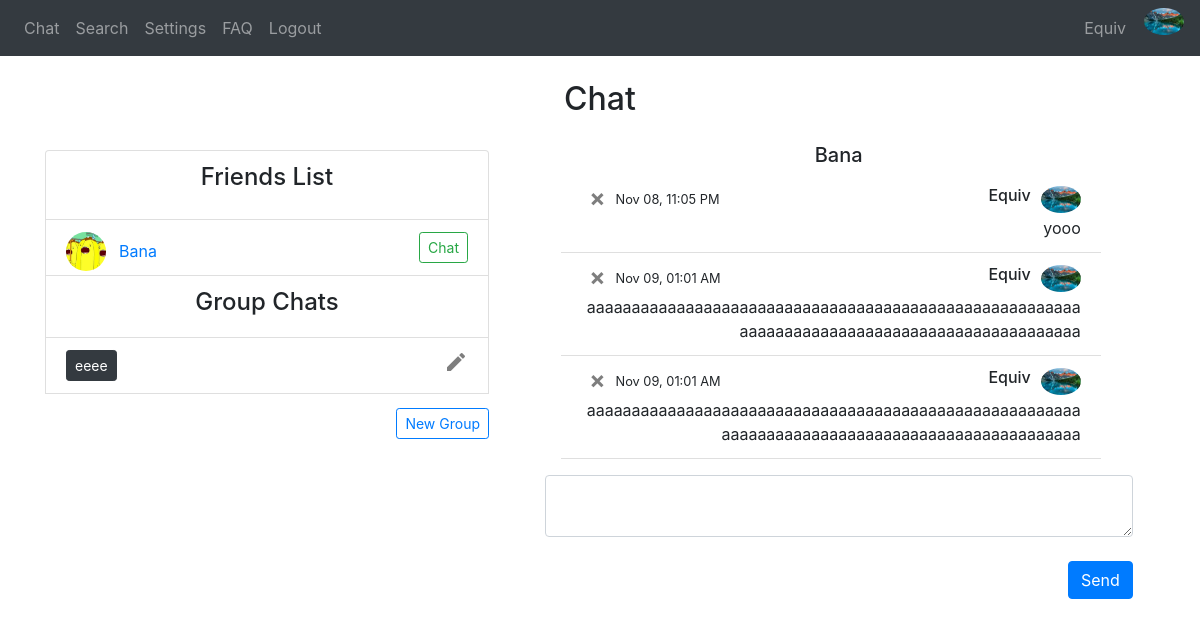
/chat/Bana (signed in), run on an earlier commit of the app's database.
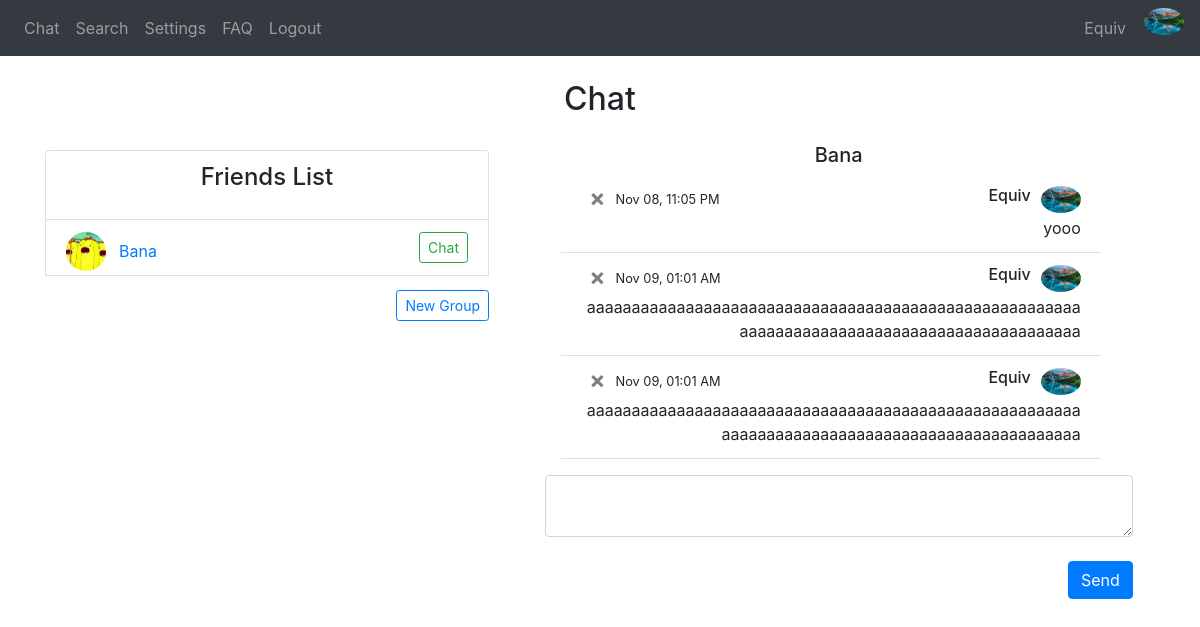
And on a later commit of the database.
### website/models.py (models this page shows)
class Message(db.Model):
    id = db.Column(db.Integer, primary_key=True)
    data = db.Column(db.String(10000))
    date = db.Column(db.DateTime(timezone=True), default=func.now(tz=pytz.timezone('US/Eastern')))
    user_id = db.Column(db.Integer, db.ForeignKey('user.id')) #one-to-many relationship
    recipient_id = db.Column(db.Integer)
    group_id = db.Column(db.Integer)

class User(db.Model, UserMixin):
    username = db.Column(db.String(150), unique=True)
    password = db.Column(db.String(150))
    answer = db.Column(db.String(150)) # security word
    question = db.Column(db.String(150)) # security question
    first_name = db.Column(db.String(150))
    status = db.Column(db.String(150))
    messages = db.relationship('Message')
    friends_list = db.relationship('Friend')
    id = db.Column(db.Integer, primary_key=True)
    name = db.Column(db.String(20))
    groups = db.relationship('Group', secondary=user_groups, backref=db.backref('members', lazy='dynamic'))
    image_file = db.Column(db.String(20), nullable=False, default='default.jpg')

class Friend(db.Model):
    id = db.Column(db.Integer, primary_key=True)
    user_id = db.Column(db.Integer, db.ForeignKey('user.id')) #one-to-many relationship
    friend_id = db.Column(db.Integer)
    friend_name = db.Column(db.String(10000))

class Group(db.Model):
    group_id = db.Column(db.Integer, primary_key=True)
    group_name = db.Column(db.String(20))

### website/views.py (the view, shortened to what this page needs)
@views.route('/chat/<string:recipient>', methods=['GET', 'POST'])
@login_required
def chat_with(recipient):
    recipient = User.query.filter(User.username == recipient).first_or_404()
    user_db = User.query.all()
    message_db = Message.query.all()
    return render_template("chat.html", User=User, user=current_user, username=current_user.username, user_db=user_db, Message = Message, recipient=recipient, desc=desc, redirect=redirect, message1=None, datetime=datetime)

### website/__init__.py (called while the page is built)
def create_app():
    app = Flask(__name__)
    app.config['SECRET_KEY'] = 'wadkjwlajda'
    app.config['SQLALCHEMY_DATABASE_URI'] = f'sqlite:///{DB_NAME}'
    db.init_app(app)
    from .views import views
    from .auth import auth
    from .group_views import group_views
    app.register_blueprint(views, url_prefix='/')
    app.register_blueprint(auth, url_prefix='/')
    app.register_blueprint(group_views, url_prefix='/')
    from .models import User, Message
    create_database(app)
    login_manager = LoginManager()
    login_manager.login_view = 'auth.login'
    login_manager.init_app(app)
    @login_manager.user_loader
    def load_user(id):
        return User.query.get(int(id))
    return app

### website/templates/chat.html (shortened to what the changed rows need)
{% extends "base.html" %} {% block title %}Chat{% endblock %} {% block content
    %}
    <h2 align="center">Chat</h2>
{% if recipient %}
<div style="float: right; width: 55%; padding-right: 2%; padding-top: 1.5%;">
    <ul class="list-group list-group-flush" id="messages">
        <h5 align="center">{{recipient.username}}</h5>
            <div class="overflow-auto p-3 mb-3 mb-md-0 mr-md-3 bg-light;" style="max-height: 300px; display: flex; flex-direction: column-reverse;">
            {% for message in Message.query.order_by(desc(Message.id)).all() %}
            {% if message.user_id == user.id and message.recipient_id == recipient.id %}
                <li class="list-group-item">
                    <div style="height:30px">
                        <div style="float: right; padding-left: 10px"><img style="width:40px" class="rounded-circle account-img" src="{{ url_for('static', filename='profile_pics/' + current_user.image_file) }}"></div>
                        <div style="float: right"><h6>{{username}}</h6></div>
                        <div style="float: left; width: 5%"><a class="close" id="chat" href="/delete-message/{{message.id}}/{{recipient.username}}"><span aria-hidden="true">&times;</span></a></div>
                    {% if (message.date - datetime.datetime.now()).days < 0 %}
                    <div style="float:left; padding-left: 10px"><small>{{(message.date - datetime.timedelta(hours=5)).strftime('%b %d, %I:%M %p')}}</small></div>
                    {% elif (message.date - datetime.datetime.now()).days == -1 %}
                        <div style="float:left; padding-left: 10px"><small>{{(message.date - datetime.timedelta(hours=5)).strftime('Yesterday, %I:%M %p')}}</small></div>
                    {% else %}
                        <div style="float:left; padding-left: 10px"><small>{{(message.date - datetime.timedelta(hours=5)).strftime('%I:%M %p')}}</small></div>
                    {% endif %}
                </div>
                <div style="overflow-wrap: break-word" align="right">{{message.data}}</div>
                </li>
            {% endif %}
        {% endfor %}
        </div>
    </ul>
    <form method="POST">
        <textarea name="message" id="message" class="form-control"></textarea>
        <br />
        <div align="right">
            <button type="submit" class="btn btn-primary" onclick="document.getElementById('sound_send').play();" >Send</button>
        </div>
    </form>
</div>
{% endif %}
    <br />
<div style="float: left; width: 40%; padding-left: 0%">
    {% if user.friends_list %}
        {% for friend in user.friends_list %}
            <li class="list-group-item">
                <div style="float: left"><img style="width:40px" class="rounded-circle account-img" src="{{ url_for('static', filename='profile_pics/' + User.query.filter(User.id == friend.friend_id).first_or_404().image_file) }}"></div>
                <div style="float: left"><a class="btn btn-link" id="chat" href="/profile/{{User.query.filter(User.id == friend.friend_id).first_or_404().username}}">{{User.query.filter(User.id == friend.friend_id).first_or_404().username}}</a></div>
                <div align="right"><a class="btn btn-outline-success btn-sm" id="chat" href="/chat/{{User.query.filter(User.id == friend.friend_id).first_or_404().username}}">Chat</a></div>
            </li>
        {% endfor %}
    {% endif %}
    {% if user.groups %}
    <li class="list-group-item"><h4 align="center">Group Chats</h4></li>
        {% for group in user.groups %}
            <li class="list-group-item">
                <a class="btn btn-dark btn-sm" id="chat" href="/group-chat/{{group.group_id}}">{{group.group_name}}</a>
                <div style="float: right; width: 5%"><a class="close" id="chat" href="/change-group-name/{{group.group_id}}"><span aria-hidden="true"><i class="material-icons">mode_edit</i></span></a></div>
            </li>
        {% endfor %}
    {% endif %}
</div>
{% endblock %}

### website/templates/base.html (shortened to what this page needs)
<!DOCTYPE html>
<html>
  <head>
    <link
      rel="stylesheet"
      href="https://stackpath.bootstrapcdn.com/bootstrap/4.4.1/css/bootstrap.min.css"
    />
    <link
      rel="stylesheet"
      href="https://stackpath.bootstrapcdn.com/font-awesome/4.7.0/css/font-awesome.min.css"
    />
  </head>
  <body>
    <nav class="navbar navbar-expand-lg navbar-dark bg-dark">
      <div class="collapse navbar-collapse" id="navbar">
        <div class="navbar-nav">
          {% if current_user.is_authenticated %}
            <a class="nav-item nav-link" id="chat" href="/">Chat</a>
            <a class="nav-item nav-link" id="search" href="/search">Search</a>
            <a class="nav-item nav-link" id="settings" href="/settings">Settings</a>
            <a class="nav-item nav-link" id="faq" href="/faq">FAQ</a>
            <a class="nav-item nav-link" id="logout" href="/logout">Logout</a>
          {% else %}
            <a class="nav-item nav-link" id="login" href="/login">Log In</a>
            <a class="nav-item nav-link" id="signUp" href="/sign-up">Sign Up</a>
            <a class="nav-item nav-link" id="faq" href="/faq">FAQ</a>
          {% endif %}
        </div>
      </div>
      <div class="collapse navbar-collapse justify-content-end" id="navbar">
        <div class="navbar-nav">
          {% if current_user.is_authenticated %}
          <a class="nav-item nav-link" id="chat" href="/profile">{{current_user.username}}</a>
          <div style="float: right; padding-left: 10px"><a href="/profile"><img style="width:40px" class="rounded-circle account-img" src="{{ url_for('static', filename='profile_pics/' + current_user.image_file) }}"></a></div>
          {% endif %}
        </div>
      </div>
    </nav>
    <br />
    <div class="container">{% block content %} {% endblock %}</div>
  </body>
</html>

What changed in the data, as far as the page shows it:
removed Group: group_name "eeee"
Also different on the page:
text no longer shown: "Group Chats"
